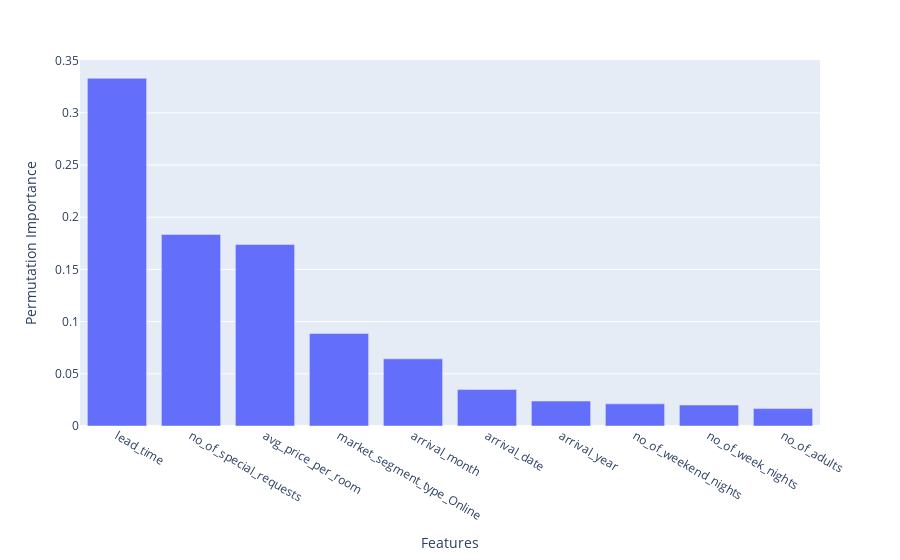

Write notebook code for a chart like this one.
### Markdown cell above
According to our permutation importance results, some features does not significant effect on our model predictions. For this reason, let's use **the features with higger permutation importance than 0.01**.

### Code cell
pi_importances = pi_importances[pi_importances >= 0.01]

fig8 = px.bar(x=pi_importances.index, y=pi_importances.values)

fig8.update_layout(xaxis_title='Features', yaxis_title='Permutation Importance')

fig8.show()

### Figure 1 — Plotly figure (JSON) as saved in the notebook; plotly's stock layout.template omitted (floating-point values rounded to 4 significant figures)
{"data": [{"alignmentgroup": "True", "hovertemplate": "x=%{x}<br>y=%{y}<extra></extra>", "legendgroup": "", "marker": {"color": "#636efa", "pattern": {"shape": ""}}, "name": "", "offsetgroup": "", "orientation": "v", "showlegend": false, "textposition": "auto", "type": "bar", "x": ["lead_time", "no_of_special_requests", "avg_price_per_room", "market_segment_type_Online", "arrival_month", "arrival_date", "arrival_year", "no_of_weekend_nights", "no_of_week_nights", "no_of_adults"], "xaxis": "x", "y": [0.3331, 0.1835, 0.1739, 0.08865, 0.06434, 0.03491, 0.02391, 0.02123, 0.02006, 0.01669], "yaxis": "y"}], "layout": {"barmode": "relative", "legend": {"tracegroupgap": 0}, "margin": {"t": 60}, "xaxis": {"anchor": "y", "domain": [0, 1], "title": {"text": "Features"}}, "yaxis": {"anchor": "x", "domain": [0, 1], "title": {"text": "Permutation Importance"}}}}
